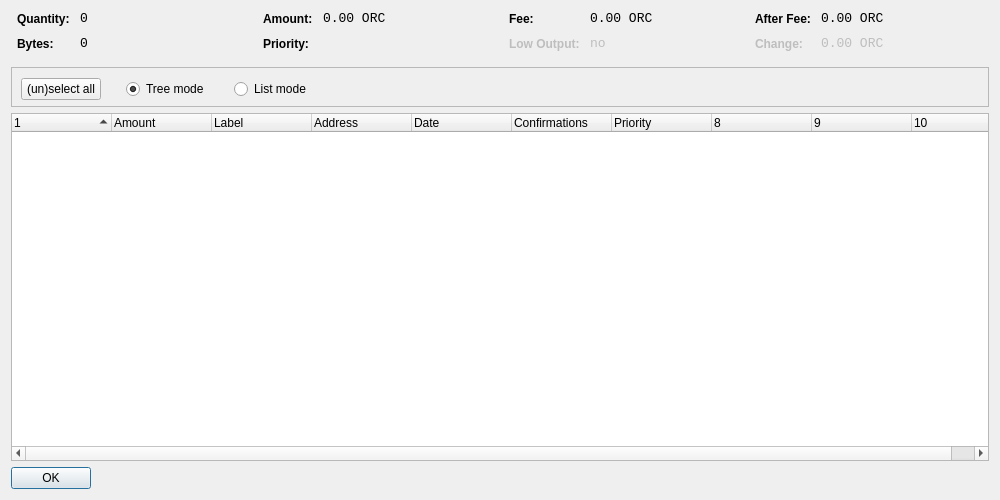
<?xml version="1.0" encoding="UTF-8"?>
<ui version="4.0">
 <class>CoinControlDialog</class>
 <widget class="QDialog" name="CoinControlDialog">
  <property name="geometry">
   <rect>
    <x>0</x>
    <y>0</y>
    <width>1000</width>
    <height>500</height>
   </rect>
  </property>
  <property name="windowTitle">
   <string>Coin Control</string>
  </property>
  <layout class="QVBoxLayout" name="verticalLayout">
   <item>
    <layout class="QHBoxLayout" name="horizontalLayoutTop" stretch="0,0,0,0">
     <property name="topMargin">
      <number>0</number>
     </property>
     <property name="bottomMargin">
      <number>10</number>
     </property>
     <item>
      <layout class="QFormLayout" name="formLayoutCoinControl1">
       <property name="horizontalSpacing">
        <number>10</number>
       </property>
       <property name="verticalSpacing">
        <number>10</number>
       </property>
       <property name="leftMargin">
        <number>6</number>
       </property>
       <property name="rightMargin">
        <number>6</number>
       </property>
       <item row="0" column="0">
        <widget class="QLabel" name="labelCoinControlQuantityText">
         <property name="styleSheet">
          <string notr="true">font-weight:bold;</string>
         </property>
         <property name="text">
          <string>Quantity:</string>
         </property>
        </widget>
       </item>
       <item row="0" column="1">
        <widget class="QLabel" name="labelCoinControlQuantity">
         <property name="font">
          <font>
           <family>Monospace</family>
           <pointsize>10</pointsize>
          </font>
         </property>
         <property name="cursor">
          <cursorShape>IBeamCursor</cursorShape>
         </property>
         <property name="contextMenuPolicy">
          <enum>Qt::ActionsContextMenu</enum>
         </property>
         <property name="text">
          <string notr="true">0</string>
         </property>
         <property name="textInteractionFlags">
          <set>Qt::LinksAccessibleByMouse|Qt::TextSelectableByKeyboard|Qt::TextSelectableByMouse</set>
         </property>
        </widget>
       </item>
       <item row="1" column="0">
        <widget class="QLabel" name="labelCoinControlBytesText">
         <property name="styleSheet">
          <string notr="true">font-weight:bold;</string>
         </property>
         <property name="text">
          <string>Bytes:</string>
         </property>
        </widget>
       </item>
       <item row="1" column="1">
        <widget class="QLabel" name="labelCoinControlBytes">
         <property name="font">
          <font>
           <family>Monospace</family>
           <pointsize>10</pointsize>
          </font>
         </property>
         <property name="cursor">
          <cursorShape>IBeamCursor</cursorShape>
         </property>
         <property name="contextMenuPolicy">
          <enum>Qt::ActionsContextMenu</enum>
         </property>
         <property name="text">
          <string notr="true">0</string>
         </property>
         <property name="textInteractionFlags">
          <set>Qt::LinksAccessibleByMouse|Qt::TextSelectableByKeyboard|Qt::TextSelectableByMouse</set>
         </property>
        </widget>
       </item>
      </layout>
     </item>
     <item>
      <layout class="QFormLayout" name="formLayoutCoinControl2">
       <property name="horizontalSpacing">
        <number>10</number>
       </property>
       <property name="verticalSpacing">
        <number>10</number>
       </property>
       <property name="leftMargin">
        <number>6</number>
       </property>
       <property name="rightMargin">
        <number>6</number>
       </property>
       <item row="0" column="0">
        <widget class="QLabel" name="labelCoinControlAmountText">
         <property name="styleSheet">
          <string notr="true">font-weight:bold;</string>
         </property>
         <property name="text">
          <string>Amount:</string>
         </property>
        </widget>
       </item>
       <item row="0" column="1">
        <widget class="QLabel" name="labelCoinControlAmount">
         <property name="font">
          <font>
           <family>Monospace</family>
           <pointsize>10</pointsize>
          </font>
         </property>
         <property name="cursor">
          <cursorShape>IBeamCursor</cursorShape>
         </property>
         <property name="contextMenuPolicy">
          <enum>Qt::ActionsContextMenu</enum>
         </property>
         <property name="text">
          <string notr="true">0.00 ORC</string>
         </property>
         <property name="textInteractionFlags">
          <set>Qt::LinksAccessibleByMouse|Qt::TextSelectableByKeyboard|Qt::TextSelectableByMouse</set>
         </property>
        </widget>
       </item>
       <item row="1" column="0">
        <widget class="QLabel" name="labelCoinControlPriorityText">
         <property name="styleSheet">
          <string notr="true">font-weight:bold;</string>
         </property>
         <property name="text">
          <string>Priority:</string>
         </property>
        </widget>
       </item>
       <item row="1" column="1">
        <widget class="QLabel" name="labelCoinControlPriority">
         <property name="font">
          <font>
           <family>Monospace</family>
           <pointsize>10</pointsize>
          </font>
         </property>
         <property name="cursor">
          <cursorShape>IBeamCursor</cursorShape>
         </property>
         <property name="contextMenuPolicy">
          <enum>Qt::ActionsContextMenu</enum>
         </property>
         <property name="text">
          <string/>
         </property>
         <property name="textInteractionFlags">
          <set>Qt::LinksAccessibleByMouse|Qt::TextSelectableByKeyboard|Qt::TextSelectableByMouse</set>
         </property>
        </widget>
       </item>
      </layout>
     </item>
     <item>
      <layout class="QFormLayout" name="formLayoutCoinControl3">
       <property name="horizontalSpacing">
        <number>10</number>
       </property>
       <property name="verticalSpacing">
        <number>10</number>
       </property>
       <property name="leftMargin">
        <number>6</number>
       </property>
       <property name="rightMargin">
        <number>6</number>
       </property>
       <item row="0" column="0">
        <widget class="QLabel" name="labelCoinControlFeeText">
         <property name="styleSheet">
          <string notr="true">font-weight:bold;</string>
         </property>
         <property name="text">
          <string>Fee:</string>
         </property>
        </widget>
       </item>
       <item row="0" column="1">
        <widget class="QLabel" name="labelCoinControlFee">
         <property name="font">
          <font>
           <family>Monospace</family>
           <pointsize>10</pointsize>
          </font>
         </property>
         <property name="cursor">
          <cursorShape>IBeamCursor</cursorShape>
         </property>
         <property name="contextMenuPolicy">
          <enum>Qt::ActionsContextMenu</enum>
         </property>
         <property name="text">
          <string notr="true">0.00 ORC</string>
         </property>
         <property name="textInteractionFlags">
          <set>Qt::LinksAccessibleByMouse|Qt::TextSelectableByKeyboard|Qt::TextSelectableByMouse</set>
         </property>
        </widget>
       </item>
       <item row="1" column="0">
        <widget class="QLabel" name="labelCoinControlLowOutputText">
         <property name="enabled">
          <bool>false</bool>
         </property>
         <property name="styleSheet">
          <string notr="true">font-weight:bold;</string>
         </property>
         <property name="text">
          <string>Low Output:</string>
         </property>
        </widget>
       </item>
       <item row="1" column="1">
        <widget class="QLabel" name="labelCoinControlLowOutput">
         <property name="enabled">
          <bool>false</bool>
         </property>
         <property name="font">
          <font>
           <family>Monospace</family>
           <pointsize>10</pointsize>
          </font>
         </property>
         <property name="cursor">
          <cursorShape>IBeamCursor</cursorShape>
         </property>
         <property name="contextMenuPolicy">
          <enum>Qt::ActionsContextMenu</enum>
         </property>
         <property name="text">
          <string notr="true">no</string>
         </property>
         <property name="textInteractionFlags">
          <set>Qt::LinksAccessibleByMouse|Qt::TextSelectableByKeyboard|Qt::TextSelectableByMouse</set>
         </property>
        </widget>
       </item>
      </layout>
     </item>
     <item>
      <layout class="QFormLayout" name="formLayoutCoinControl4">
       <property name="horizontalSpacing">
        <number>10</number>
       </property>
       <property name="verticalSpacing">
        <number>10</number>
       </property>
       <property name="leftMargin">
        <number>6</number>
       </property>
       <property name="rightMargin">
        <number>6</number>
       </property>
       <item row="0" column="0">
        <widget class="QLabel" name="labelCoinControlAfterFeeText">
         <property name="styleSheet">
          <string notr="true">font-weight:bold;</string>
         </property>
         <property name="text">
          <string>After Fee:</string>
         </property>
        </widget>
       </item>
       <item row="0" column="1">
        <widget class="QLabel" name="labelCoinControlAfterFee">
         <property name="font">
          <font>
           <family>Monospace</family>
           <pointsize>10</pointsize>
          </font>
         </property>
         <property name="cursor">
          <cursorShape>IBeamCursor</cursorShape>
         </property>
         <property name="contextMenuPolicy">
          <enum>Qt::ActionsContextMenu</enum>
         </property>
         <property name="text">
          <string notr="true">0.00 ORC</string>
         </property>
         <property name="textInteractionFlags">
          <set>Qt::LinksAccessibleByMouse|Qt::TextSelectableByKeyboard|Qt::TextSelectableByMouse</set>
         </property>
        </widget>
       </item>
       <item row="1" column="0">
        <widget class="QLabel" name="labelCoinControlChangeText">
         <property name="enabled">
          <bool>false</bool>
         </property>
         <property name="styleSheet">
          <string notr="true">font-weight:bold;</string>
         </property>
         <property name="text">
          <string>Change:</string>
         </property>
        </widget>
       </item>
       <item row="1" column="1">
        <widget class="QLabel" name="labelCoinControlChange">
         <property name="enabled">
          <bool>false</bool>
         </property>
         <property name="font">
          <font>
           <family>Monospace</family>
           <pointsize>10</pointsize>
          </font>
         </property>
         <property name="cursor">
          <cursorShape>IBeamCursor</cursorShape>
         </property>
         <property name="contextMenuPolicy">
          <enum>Qt::ActionsContextMenu</enum>
         </property>
         <property name="text">
          <string notr="true">0.00 ORC</string>
         </property>
         <property name="textInteractionFlags">
          <set>Qt::LinksAccessibleByMouse|Qt::TextSelectableByKeyboard|Qt::TextSelectableByMouse</set>
         </property>
        </widget>
       </item>
      </layout>
     </item>
    </layout>
   </item>
   <item>
    <widget class="QFrame" name="frame">
     <property name="minimumSize">
      <size>
       <width>0</width>
       <height>40</height>
      </size>
     </property>
     <property name="frameShape">
      <enum>QFrame::StyledPanel</enum>
     </property>
     <property name="frameShadow">
      <enum>QFrame::Sunken</enum>
     </property>
     <property name="lineWidth">
      <number>1</number>
     </property>
     <widget class="QWidget" name="horizontalLayoutWidget">
      <property name="geometry">
       <rect>
        <x>10</x>
        <y>10</y>
        <width>781</width>
        <height>25</height>
       </rect>
      </property>
      <layout class="QHBoxLayout" name="horizontalLayoutPanel" stretch="0,0,0,0">
       <property name="spacing">
        <number>25</number>
       </property>
       <property name="topMargin">
        <number>0</number>
       </property>
       <property name="bottomMargin">
        <number>0</number>
       </property>
       <item>
        <widget class="QPushButton" name="pushButtonSelectAll">
         <property name="sizePolicy">
          <sizepolicy hsizetype="Maximum" vsizetype="Fixed">
           <horstretch>0</horstretch>
           <verstretch>0</verstretch>
          </sizepolicy>
         </property>
         <property name="text">
          <string>(un)select all</string>
         </property>
        </widget>
       </item>
       <item>
        <widget class="QRadioButton" name="radioTreeMode">
         <property name="sizePolicy">
          <sizepolicy hsizetype="Maximum" vsizetype="Fixed">
           <horstretch>0</horstretch>
           <verstretch>0</verstretch>
          </sizepolicy>
         </property>
         <property name="text">
          <string>Tree mode</string>
         </property>
         <property name="checked">
          <bool>true</bool>
         </property>
        </widget>
       </item>
       <item>
        <widget class="QRadioButton" name="radioListMode">
         <property name="sizePolicy">
          <sizepolicy hsizetype="Maximum" vsizetype="Fixed">
           <horstretch>0</horstretch>
           <verstretch>0</verstretch>
          </sizepolicy>
         </property>
         <property name="text">
          <string>List mode</string>
         </property>
        </widget>
       </item>
       <item>
        <spacer name="horizontalSpacer">
         <property name="orientation">
          <enum>Qt::Horizontal</enum>
         </property>
         <property name="sizeHint" stdset="0">
          <size>
           <width>40</width>
           <height>20</height>
          </size>
         </property>
        </spacer>
       </item>
      </layout>
     </widget>
    </widget>
   </item>
   <item>
    <widget class="CoinControlTreeWidget" name="treeWidget">
     <property name="contextMenuPolicy">
      <enum>Qt::CustomContextMenu</enum>
     </property>
     <property name="sortingEnabled">
      <bool>false</bool>
     </property>
     <property name="columnCount">
      <number>10</number>
     </property>
     <attribute name="headerShowSortIndicator" stdset="0">
      <bool>true</bool>
     </attribute>
     <attribute name="headerStretchLastSection">
      <bool>false</bool>
     </attribute>
     <column>
      <property name="text">
       <string/>
      </property>
     </column>
     <column>
      <property name="text">
       <string>Amount</string>
      </property>
     </column>
     <column>
      <property name="text">
       <string>Label</string>
      </property>
     </column>
     <column>
      <property name="text">
       <string>Address</string>
      </property>
     </column>
     <column>
      <property name="text">
       <string>Date</string>
      </property>
     </column>
     <column>
      <property name="text">
       <string>Confirmations</string>
      </property>
      <property name="toolTip">
       <string>Confirmed</string>
      </property>
     </column>
     <column>
      <property name="text">
       <string>Priority</string>
      </property>
     </column>
     <column>
      <property name="text">
       <string/>
      </property>
     </column>
     <column>
      <property name="text">
       <string/>
      </property>
     </column>
     <column>
      <property name="text">
       <string/>
      </property>
     </column>
    </widget>
   </item>
   <item>
    <widget class="QDialogButtonBox" name="buttonBox">
     <property name="sizePolicy">
      <sizepolicy hsizetype="Maximum" vsizetype="Fixed">
       <horstretch>0</horstretch>
       <verstretch>0</verstretch>
      </sizepolicy>
     </property>
     <property name="orientation">
      <enum>Qt::Horizontal</enum>
     </property>
     <property name="standardButtons">
      <set>QDialogButtonBox::Ok</set>
     </property>
    </widget>
   </item>
  </layout>
 </widget>
 <customwidgets>
  <customwidget>
   <class>CoinControlTreeWidget</class>
   <extends>QTreeWidget</extends>
   <header>coincontroltreewidget.h</header>
  </customwidget>
 </customwidgets>
 <resources/>
 <connections/>
</ui>
